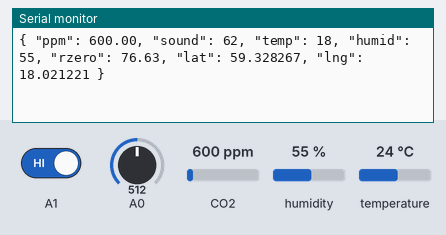
Bench run of a sketch on a simulated Arduino Uno, built with avr-gcc and run on an emulated ATmega328P. Shown: the last lines printed to the serial monitor. Inputs (shaded band) come from the test bench; at power-on: CO2 600 ppm, humidity 55 %, A1 HIGH, temperature 24 °C, A0 = 512.

Above: at 1.2 s.
1.3 s: CO2 set to 452 ppm
At 1.37 s:
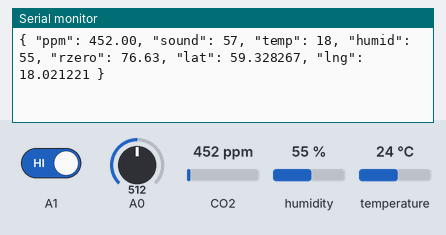
2.8 s: humidity set to 22 %
At 4.0 s:
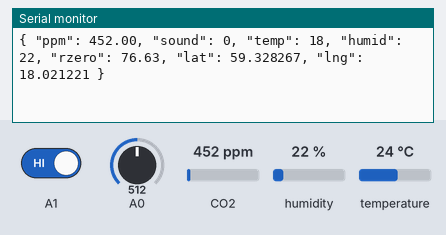
4.3 s: A1 driven LOW
At 5.1 s:
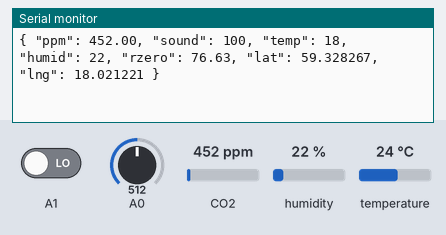
5.8 s: A1 driven HIGH
At 5.92 s:
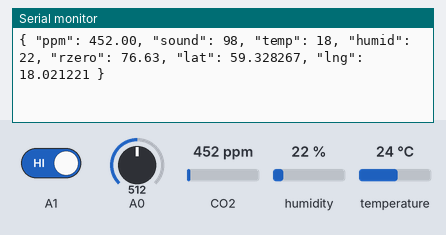
8.8 s: temperature set to 12 °C
At 9.8 s:
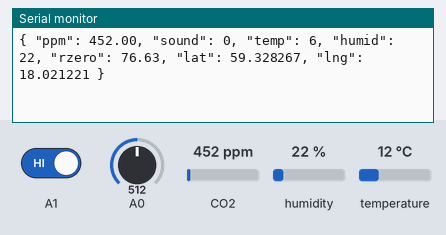
10.3 s: CO2 set to 1050 ppm
At 11.2 s:
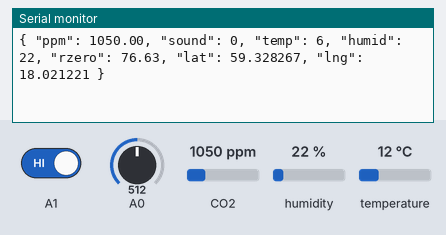
Timing chart, 0 to 12.8 s (numbered marks = the images above; inputs shaded):
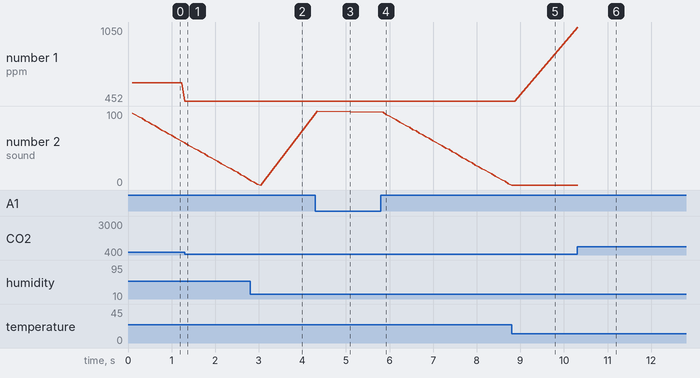

Measured:
- after the input at 1.3 s, the serial monitor: prints a new line at once (image 1)
- after the input at 2.8 s, the serial monitor: prints a new line at once (image 2)
- after the input at 4.3 s, the serial monitor: prints a new line at once (image 3)
- after the input at 5.8 s, the serial monitor: prints a new line after 0.05 s (image 4)
- after the input at 8.8 s, the serial monitor: prints a new line after 0.08 s (image 5)
- after the input at 10.3 s, the serial monitor: prints a new line at once (image 6)
- plotted number 1: 600 → 452 after the input at 1.3 s, 452 → 1050 after the input at 10.3 s
- plotted number 2: 0 → 100 after the input at 4.3 s

The sketch:

firmware.ino
```cpp
#include <dht11.h>
#include <MQ135.h>
// #include <Adafruit_NeoPixel.h>
// #include "FastLED.h"

#define DHT11_PIN 4

dht11 DHT;
MQ135 MQ(A0);

// CRGB leds[15];
// Adafruit_NeoPixel P(15, 8, NEO_RGB + NEO_KHZ400);

int dht_temp_calib = -6;

void setup() {
  // put your setup code here, to run once:
  Serial.begin(115200);
//  FastLED.addLeds<NEOPIXEL, 6>(leds, 15);
  pinMode(A1, INPUT);
  // P.begin();
}

int last_a0 = 2000;
int last_a1 = 2000;
int last_temp = 99;
int last_humid = 99;
int last_check = -1;
float last_ppm = .0f;
long last_sound_millis = 0;
long last_report_millis = 0;

void loop() {
  long M = millis();

  int a0 = analogRead(A0);
  if (digitalRead(A1) == 0) {
    // A1 is low when sound is above threshold
    last_sound_millis = M;
  }

  long sound_delay = M - last_sound_millis;
  if (sound_delay > 3000) {
    sound_delay = 3000;
  }

  int a1 = (3000 - sound_delay) / 30;

  int check = DHT.read(DHT11_PIN);
  int temp = last_temp;
  int humid = last_humid;
  float tempppm = MQ.getCorrectedPPM(temp, humid);
  float ppm = last_ppm;
  if (tempppm < 50000.0) {
    // filter out failures.
    ppm = tempppm;
  }
  // float ppm = MQ.getCorrectedPPM(temp, humid);
  if (check == DHTLIB_OK) {
    temp = DHT.temperature + dht_temp_calib;
    humid = DHT.humidity;
  }

  long report_delay = M - last_report_millis;

  if (report_delay > 60) {
    last_report_millis = M;

    if (a0 != last_a0 ||
        a1 != last_a1 ||
        temp != last_temp ||
        humid != last_humid ||
        check != last_check ||
        ppm != last_ppm) {

      last_a0 = a0;
      last_a1 = a1;
      last_temp = temp;
      last_humid = humid;
      last_check = check;
      last_ppm = ppm;

      switch (check) {
        case DHTLIB_OK:
          // Serial.println("OK");
          break;

        case DHTLIB_ERROR_CHECKSUM:
          Serial.println("Checksum error");
          break;

        case DHTLIB_ERROR_TIMEOUT:
          // Serial.println("Timeout error");
          break;

        default:
          Serial.println("Unknown error");
          break;
      }

      // put your main code here, to run repeatedly:
      Serial.print("{ \"ppm\": "); Serial.print(ppm);
      Serial.print(", \"sound\": "); Serial.print(a1, DEC);
      Serial.print(", \"temp\": "); Serial.print(temp, DEC);
      Serial.print(", \"humid\": "); Serial.print(humid, DEC);
      Serial.print(", \"rzero\": "); Serial.print(MQ.getRZero());

      Serial.print(", \"lat\": 59.328267");
      Serial.print(", \"lng\": 18.021221");
      Serial.print(" }\n");
    }
  }
//  delay(1);
}
```
